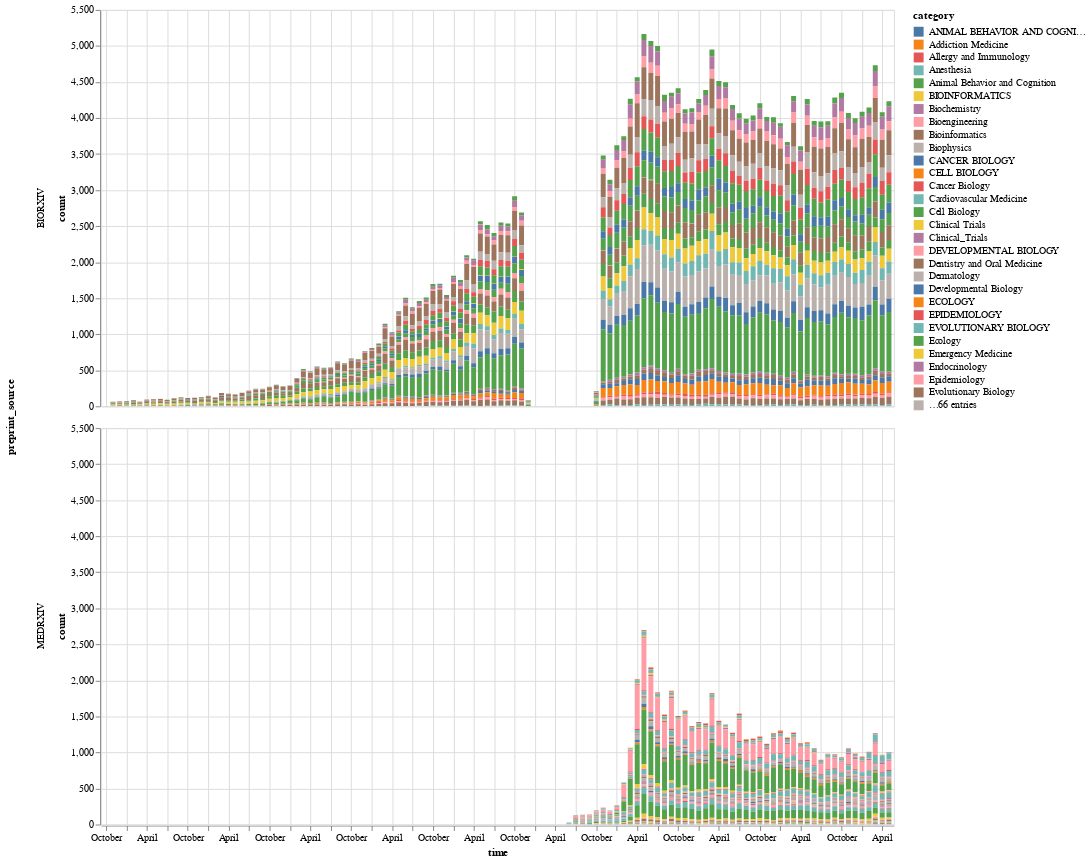

Notebook cell for this chart:
### Code cell
alt.Chart(df_ts_cat_sum).mark_bar() \
    .encode(
        x="time:T",
        y="count:Q",
        color="category:N",
        tooltip=["time", "count", "category"]
    ) \
    .properties(
        width=800,
        height=400
    ) \
    .facet(
        row="preprint_source:N"
    ) \
    .interactive()

### Figure 1 — Vega-Lite specification as saved in the notebook (floating-point values rounded to 4 significant figures; data arrays with more than 128 entries replaced by an {"elided": "..."} marker saying what was removed)
{"config": {"view": {"continuousWidth": 300, "continuousHeight": 300}}, "data": {"name": "data-9f2ebdfd58cf776812c6a79b9c6e446c"}, "facet": {"row": {"field": "preprint_source", "type": "nominal"}}, "spec": {"mark": {"type": "bar"}, "encoding": {"color": {"field": "category", "type": "nominal"}, "tooltip": [{"field": "time", "type": "temporal"}, {"field": "count", "type": "quantitative"}, {"field": "category", "type": "nominal"}], "x": {"field": "time", "type": "temporal"}, "y": {"field": "count", "type": "quantitative"}}, "height": 400, "name": "view_6", "width": 800}, "params": [{"name": "param_7", "select": {"type": "interval", "encodings": ["x", "y"]}, "bind": "scales", "views": ["view_6"]}], "$schema": "https://vega.github.io/schema/vega-lite/v5.8.0.json", "datasets": {"data-9f2ebdfd58cf776812c6a79b9c6e446c": {"elided": "4828 records"}}}
